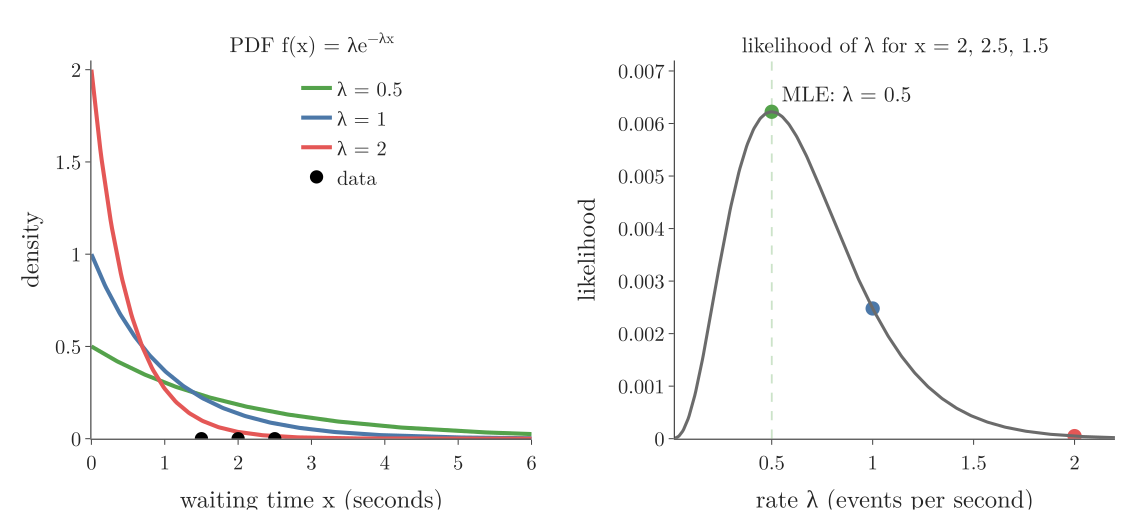

This figure's Python source:
"""Exponential distribution: left, the PDF for rates 0.5, 1 and 2; right, the likelihood of the rate for the three
waiting times 2, 2.5 and 1.5 seconds, highest at lambda = 3 / 6 = 0.5."""
from pathlib import Path

import numpy as np
import plotly.graph_objects as go
from plotly.subplots import make_subplots

HERE = Path(__file__).parent
BLUE, ORANGE, GREEN, RED, GREY = "#4C78A8", "#F58518", "#54A24B", "#E45756", "#6B6B6B"
data = np.array([2, 2.5, 1.5])
lik = lambda lam: (lam * np.exp(-lam * data)).prod()
lam = np.linspace(0.02, 2.2, 400)
L = np.array([lik(l) for l in lam])
assert abs(lam[L.argmax()] - 0.5) < 0.01

fig = make_subplots(rows=1, cols=2, horizontal_spacing=0.14,
                    subplot_titles=("PDF f(x) = λe<sup>−λx</sup>", "likelihood of λ for x = 2, 2.5, 1.5"))
x = np.linspace(0, 6, 300)
for l, c in ((0.5, GREEN), (1, BLUE), (2, RED)):
    fig.add_trace(go.Scatter(x=x, y=l * np.exp(-l * x), mode="lines", line=dict(color=c, width=4), name=f"λ = {l}"), 1, 1)
    fig.add_trace(go.Scatter(x=[l], y=[lik(l)], mode="markers", marker=dict(size=14, color=c), showlegend=False), 1, 2)
fig.add_trace(go.Scatter(x=data, y=np.zeros(3), mode="markers", marker=dict(size=13, color="black"), name="data"), 1, 1)
fig.add_trace(go.Scatter(x=lam, y=L, mode="lines", line=dict(color=GREY, width=3), showlegend=False), 1, 2)
fig.add_vline(x=0.5, line=dict(color=GREEN, dash="dash", width=2), row=1, col=2)
fig.add_annotation(x=0.5, y=0.0066, text="MLE: λ = 0.5", showarrow=False, xanchor="left", xshift=8, row=1, col=2)
fig.update_xaxes(title_text="waiting time x (seconds)", row=1, col=1)
fig.update_yaxes(title_text="density", range=[0, 2.05], row=1, col=1)
fig.update_xaxes(title_text="rate λ (events per second)", row=1, col=2)
fig.update_yaxes(title_text="likelihood", range=[0, 0.0072], row=1, col=2)
fig.update_layout(template="simple_white", width=1100, height=500, font=dict(family="Latin Modern Roman", size=20),
                  legend=dict(x=0.2, y=0.98), margin=dict(l=70, r=20, t=50, b=60))
fig.update_annotations(font_size=21)
fig.write_image(HERE / "exponential.png", scale=2)
fig.write_image(HERE / "exponential.pdf")
